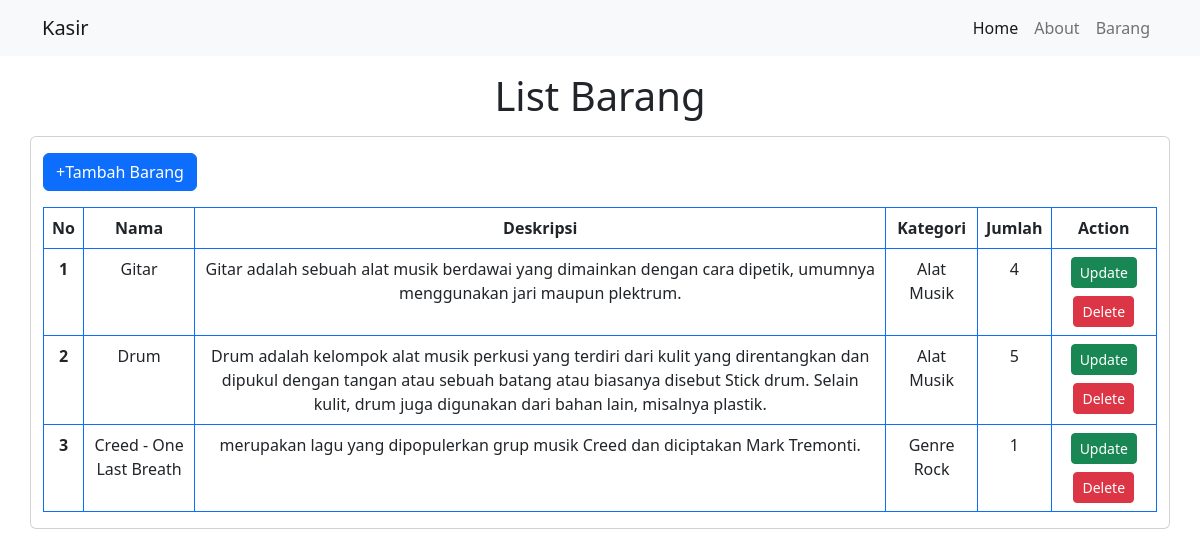
Screenshot of /barang/list with the database file from the repository.
### barang/models.py (models this page shows, shortened)
class Produk(models.Model):
    nama = models.CharField(max_length=100)
    deskripsi = models.CharField(max_length=100)
    jumlah = models.IntegerField()
    kategori = models.ForeignKey(Kategori, on_delete=models.CASCADE)

class Kategori(models.Model):
    nama = models.CharField(max_length=100)
    def __str__ (self):
        return self.nama

### barang/views.py (the view)
# urls.py: path('list', barang_list, name="barang_list"),
def barang_list(request):
    template_name = 'barang_list.html'
    produk_list = Produk.objects.all()
    context = {
        'title': 'barang_list',
        'produk':produk_list
    }
    return render(request, template_name, context)

### templates/barang_list.html
{% extends 'base.html' %}
{% block content %}
<div class="container">
    <h1 class="text-center mt-3">List Barang</h1>
    <div class="row mt-3">
        <div class="card">
            <div class="header mt-3 mb-3">
                <a class="btn btn-primary" href="{% url 'barang_add' %}" role="button">+Tambah Barang</a>
            </div>
            <div class="body">
                <table class="table text-center table-bordered border-primary">
                    <thead>
                        <tr>
                            <th scope="col">No</th>
                            <th scope="col">Nama</th>
                            <th scope="col">Deskripsi</th>
                            <th scope="col">Kategori</th>
                            <th scope="col">Jumlah</th>
                            <th scope="col">Action</th>
                        </tr>
                    </thead>
                    <tbody>
                        {% for list in produk %}
                        <tr>
                            <th scope="row">{{ forloop.counter }}</th>
                            <td>{{ list.nama }}</td>
                            <td>{{ list.deskripsi }}</td>
                            <td>{{ list.kategori }}</td>
                            <td>{{ list.jumlah }}</td>
                            <td>
                                <a class="btn btn-success btn-sm" href=" {% url 'barang_update' list.id%} ">Update</a>
                                <a onclick="alert('Yakin Mau Dihapus ?')" class="btn btn-danger btn-sm mt-2" href=" {% url 'barang_delete' list.id%} ">Delete</a>
                            </td>
                        </tr>
                        {% endfor %}
                    </tbody>
                </table>
            </div>
        </div>
    </div>
</div>
{% endblock content %}

### rows the page displays
Produk: nama "Gitar", deskripsi "Gitar adalah sebuah alat musik berdawai yang dimainkan dengan cara dipetik, umumnya menggunakan jari maupun plektrum.", kategori "Alat Musik", jumlah "4"
Produk: nama "Drum", deskripsi "Drum adalah kelompok alat musik perkusi yang terdiri dari kulit yang direntangkan dan dipukul dengan tangan atau sebuah batang atau biasanya disebut Stick drum. Selain kulit, drum juga digunakan dari bahan lain, misalnya plastik.", kategori "Alat Musik", jumlah "5"
Produk: nama "Creed - One Last Breath", deskripsi "merupakan lagu yang dipopulerkan grup musik Creed dan diciptakan Mark Tremonti.", kategori "Genre Rock", jumlah "1"
